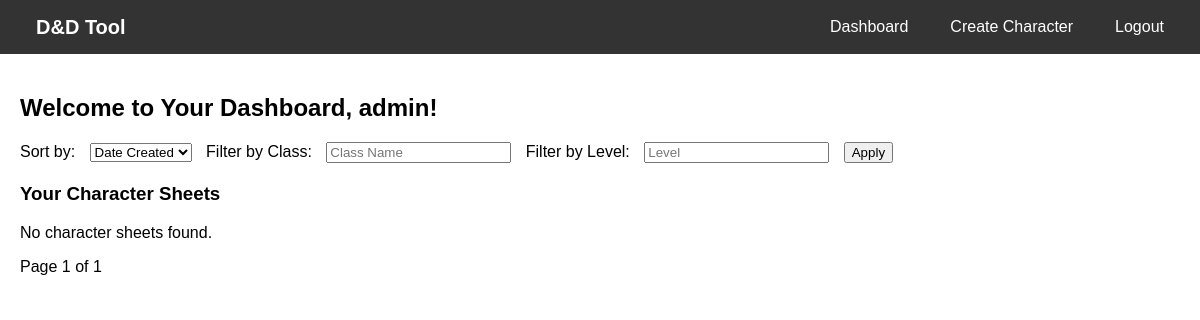
The app's page /accounts/dashboard/ (signed in), older data.
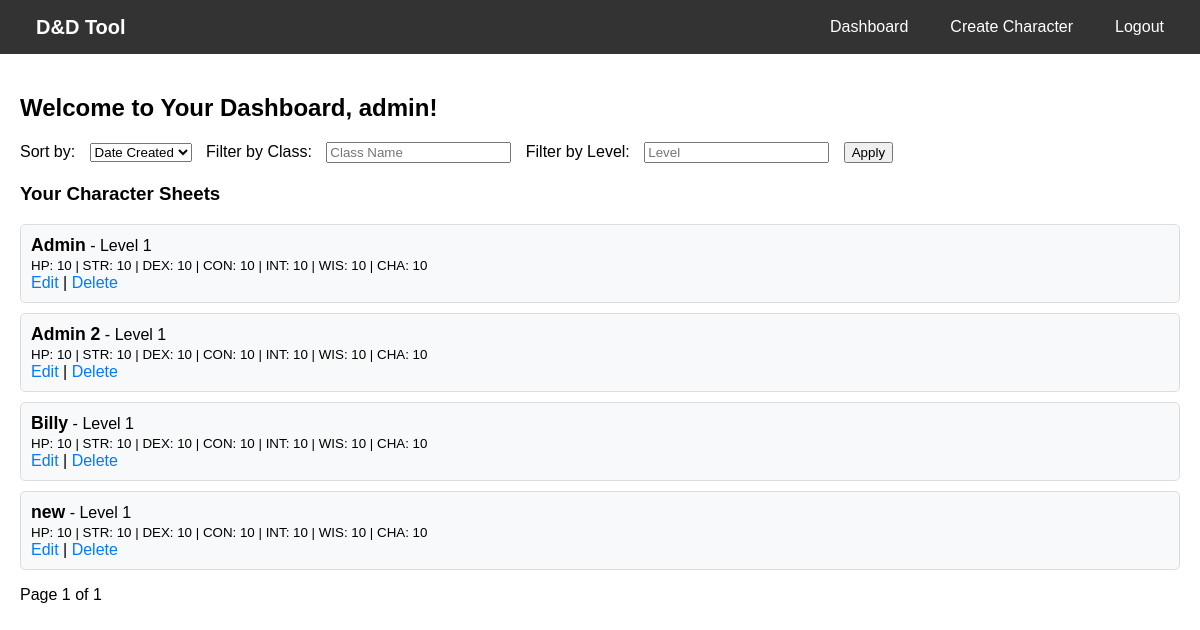
The same page, newer data.
### accounts/models.py (models this page shows, shortened)
class CharacterSheet(models.Model):
    user = models.ForeignKey(User, on_delete=models.CASCADE)
    name = models.CharField(max_length=100)  # Required
    class_name = models.CharField(max_length=100, blank=True, null=True)
    level = models.PositiveIntegerField(default=1, blank=True, null=True)
    race = models.CharField(max_length=100, blank=True, null=True)
    alignment = models.CharField(max_length=50, blank=True, null=True)
    hit_points = models.PositiveIntegerField(default=10, blank=True, null=True)
    armor_class = models.PositiveIntegerField(default=10, blank=True, null=True)
    initiative = models.IntegerField(default=0, blank=True, null=True)
    speed = models.PositiveIntegerField(default=30, blank=True, null=True)
    strength = models.PositiveIntegerField(default=10, blank=True, null=True)
    dexterity = models.PositiveIntegerField(default=10, blank=True, null=True)
    constitution = models.PositiveIntegerField(default=10, blank=True, null=True)
    intelligence = models.PositiveIntegerField(default=10, blank=True, null=True)
    wisdom = models.PositiveIntegerField(default=10, blank=True, null=True)
    charisma = models.PositiveIntegerField(default=10, blank=True, null=True)
    saving_throw_strength = models.BooleanField(default=False)
    saving_throw_dexterity = models.BooleanField(default=False)
    saving_throw_constitution = models.BooleanField(default=False)
    saving_throw_intelligence = models.BooleanField(default=False)
    saving_throw_wisdom = models.BooleanField(default=False)
    saving_throw_charisma = models.BooleanField(default=False)
    spell_slots = models.JSONField(default=dict, blank=True, null=True)
    spells_known = models.TextField(blank=True, null=True)
    primary_attack_name = models.CharField(max_length=100, blank=True, null=True)
    primary_attack_type = models.CharField(max_length=20, choices=[('Melee', 'Melee'), ('Ranged', 'Ranged')], blank=True, null=True)
    primary_attack_bonus = models.IntegerField(default=0, blank=True, null=True)
    primary_attack_damage = models.CharField(max_length=20, blank=True, null=True)
    primary_attack_damage_type = models.CharField(max_length=20, blank=True, null=True)
    secondary_attack_name = models.CharField(max_length=100, blank=True, null=True)
    secondary_attack_type = models.CharField(max_length=20, blank=True, null=True)
    secondary_attack_bonus = models.IntegerField(default=0, blank=True, null=True)
    secondary_attack_damage = models.CharField(max_length=20, blank=True, null=True)
    secondary_attack_damage_type = models.CharField(max_length=20, blank=True, null=True)
    special_abilities = models.TextField(blank=True, null=True)
    reactions = models.TextField(blank=True, null=True)
    combat_role = models.CharField(max_length=50, blank=True, null=True)
    preferred_range = models.CharField(max_length=20, blank=True, null=True)
    attack_priority = models.CharField(max_length=50, blank=True, null=True)
    escape_threshold = models.PositiveIntegerField(default=20, blank=True, null=True)
    conditions = models.TextField(blank=True, null=True)
    temporary_hit_points = models.PositiveIntegerField(default=0, blank=True, null=True)
    ongoing_damage = models.CharField(max_length=50, blank=True, null=True)
    available_actions = models.JSONField(default=dict, blank=True, null=True)
    bonus_actions = models.JSONField(default=dict, blank=True, null=True)
    finished = models.BooleanField(default=False, editable=False)
    created_at = models.DateTimeField(auto_now_add=True)

### accounts/views.py (the view)
# urls.py: path('dashboard/', views.dashboard, name='dashboard'),
@login_required
def dashboard(request):
    sort_by = request.GET.get('sort', 'created_at')  # Default to sorting by creation date
    filter_class = request.GET.get('class', '')  # Filter by class name
    filter_level = request.GET.get('level', '')  # Filter by level
    character_sheets = CharacterSheet.objects.filter(user=request.user)
    if filter_class:
        character_sheets = character_sheets.filter(class_name__icontains=filter_class)
    if filter_level:
        character_sheets = character_sheets.filter(level=filter_level)
    if sort_by in ['name', 'level', 'created_at']:
        character_sheets = character_sheets.order_by(sort_by)
    paginator = Paginator(character_sheets, 10)
    page_number = request.GET.get('page')
    page_obj = paginator.get_page(page_number)
    return render(
        request,
        'accounts/dashboard.html',
        {
            'page_obj': page_obj,
            'sort_by': sort_by,
            'filter_class': filter_class,
            'filter_level': filter_level,
        }
    )

### accounts/templates/accounts/dashboard.html (shortened to what this page needs)
{% extends 'base.html' %}
{% block content %}
<h2>Welcome to Your Dashboard, {{ user.username }}!</h2>
<form method="get" style="margin-bottom: 20px;">
    <label for="sort">Sort by:</label>
    <select name="sort" id="sort">
        <option value="created_at" {% if sort_by == 'created_at' %}selected{% endif %}>Date Created</option>
    </select>
    <label for="class">Filter by Class:</label>
    <input type="text" name="class" id="class" placeholder="Class Name" value="{{ filter_class }}">
    <label for="level">Filter by Level:</label>
    <input type="number" name="level" id="level" placeholder="Level" value="{{ filter_level }}">
    <button type="submit">Apply</button>
</form>
<h3>Your Character Sheets</h3>
{% if page_obj %}
    <ul>
        {% for sheet in page_obj %}
            <li>
                <strong>{{ sheet.name }}</strong> - Level {{ sheet.level }} {{ sheet.class_name }}
                <br>
                <small>
                    HP: {{ sheet.hit_points }} | STR: {{ sheet.strength }} | DEX: {{ sheet.dexterity }}
                    | CON: {{ sheet.constitution }} | INT: {{ sheet.intelligence }} | WIS: {{ sheet.wisdom }}
                    | CHA: {{ sheet.charisma }}
                </small>
                <br>
                <a href="{% url 'character_edit' sheet.id %}">Edit</a> |
                <a href="{% url 'character_delete' sheet.id %}">Delete</a>
            </li>
        {% endfor %}
    </ul>
{% else %}
    <p>No character sheets found.</p>
{% endif %}
<div>
    <span>Page {{ page_obj.number }} of {{ page_obj.paginator.num_pages }}</span>
</div>
{% endblock %}

### templates/base.html (shortened to what this page needs)
<!DOCTYPE html>
<html lang="en">
<head>
</head>
<body>
    <div class="navbar">
        <div class="logo">
            <a href="{% url 'homepage' %}">D&D Tool</a>
        </div>
        <div class="nav-links">
            {% if user.is_authenticated %}
            <a href="{% url 'dashboard' %}">Dashboard</a>
            <a href="{% url 'character_create' %}">Create Character</a>
            <a href="{% url 'logout' %}">Logout</a>
            {% else %}
            <a href="{% url 'signup' %}">Sign Up</a>
            <a href="{% url 'login' %}">Login</a>
            {% endif %}
        </div>
    </div>
    <div class="content">
        {% block content %}{% endblock %}
    </div>
</body>
</html>

### templates/base.html (style rules this page uses)
body { margin: 0; font-family: Arial, sans-serif; }
.navbar { background-color: #333; overflow: hidden; display: flex; justify-content: space-between; align-items: center; padding: 10px 20px; }
.navbar a { color: white; text-decoration: none; padding: 8px 16px; }
.navbar .logo { font-size: 20px; font-weight: bold; }
.navbar .nav-links { display: flex; gap: 10px; }
.content { padding: 20px; }
ul { list-style: none; padding: 0; }
ul li { background: #f8f9fa; margin: 10px 0; padding: 10px; border: 1px solid #ddd; border-radius: 5px; }
ul li strong { font-size: 1.1em; }
a { text-decoration: none; color: #007bff; }
form { margin-bottom: 20px; }
form label { margin-right: 10px; }
form input, form select { margin-right: 10px; }

Row changes from the older to the newer data that the page shows:
added CharacterSheet: name "Admin", level "1", hit_points "10", strength "10", dexterity "10", constitution "10", intelligence "10", wisdom "10", charisma "10"
added CharacterSheet: name "Admin 2", level "1", hit_points "10", strength "10", dexterity "10", constitution "10", intelligence "10", wisdom "10", charisma "10"
added CharacterSheet: name "Billy", level "1", hit_points "10", strength "10", dexterity "10", constitution "10", intelligence "10", wisdom "10", charisma "10"
added CharacterSheet: name "new", level "1", hit_points "10", strength "10", dexterity "10", constitution "10", intelligence "10", wisdom "10", charisma "10"
Text that changed along with them:
text no longer shown: "No character sheets found."
